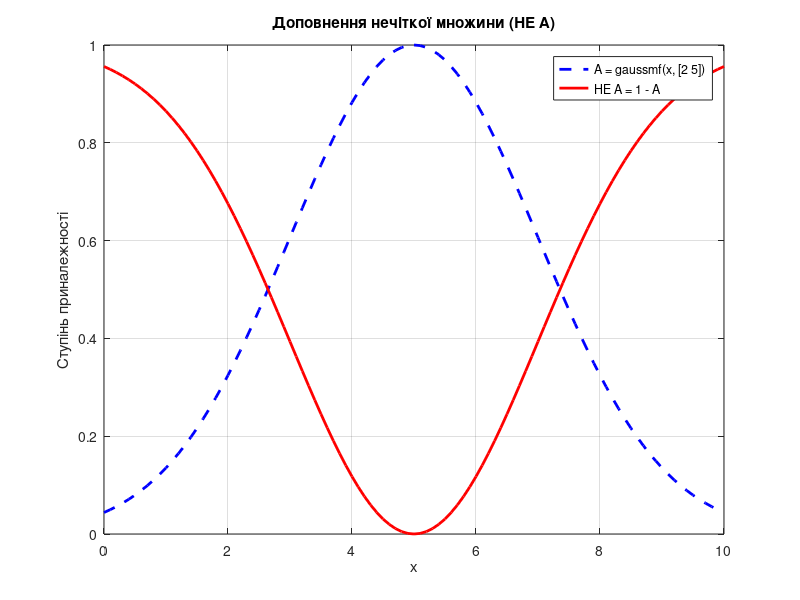

Here is the MATLAB script that generated this plot:
% Завдання 8. Доповнення нечіткої множини (логічне заперечення НЕ А)

x = 0:0.1:10;

% Вихідна нечітка множина A
y1 = gaussmf(x, [2 5]);

% Доповнення: НЕ А = 1 - A
y_comp = 1 - y1;

plot(x, y1, 'b--', 'LineWidth', 2);
hold on;
plot(x, y_comp, 'r', 'LineWidth', 2);
hold off;
xlabel('x');
ylabel('Ступінь приналежності');
title('Доповнення нечіткої множини (НЕ А)');
legend('A = gaussmf(x, [2 5])', 'НЕ A = 1 - A');
grid on;
